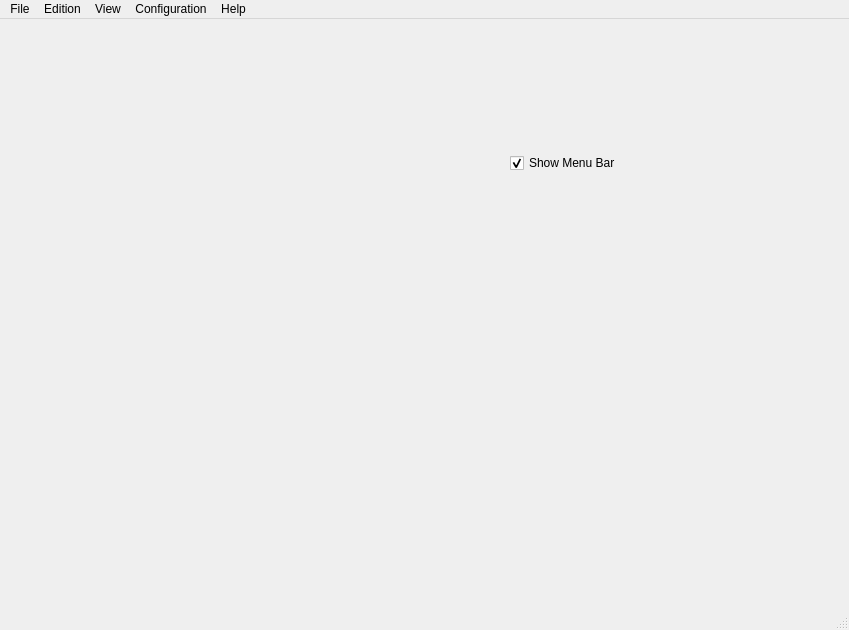
<?xml version="1.0" encoding="UTF-8"?>
<ui version="4.0">
 <class>MainWindow</class>
 <widget class="QMainWindow" name="MainWindow">
  <property name="geometry">
   <rect>
    <x>0</x>
    <y>0</y>
    <width>849</width>
    <height>630</height>
   </rect>
  </property>
  <property name="windowTitle">
   <string>MainWindow</string>
  </property>
  <widget class="QWidget" name="centralwidget">
   <widget class="QCheckBox" name="checkBox">
    <property name="geometry">
     <rect>
      <x>510</x>
      <y>130</y>
      <width>161</width>
      <height>28</height>
     </rect>
    </property>
    <property name="text">
     <string>Show Menu Bar</string>
    </property>
    <property name="checked">
     <bool>true</bool>
    </property>
   </widget>
  </widget>
  <widget class="QMenuBar" name="menubar">
   <property name="enabled">
    <bool>true</bool>
   </property>
   <property name="geometry">
    <rect>
     <x>0</x>
     <y>0</y>
     <width>849</width>
     <height>30</height>
    </rect>
   </property>
   <widget class="QMenu" name="menuFile">
    <property name="title">
     <string>File</string>
    </property>
   </widget>
   <widget class="QMenu" name="menuEdition">
    <property name="title">
     <string>Edition</string>
    </property>
   </widget>
   <widget class="QMenu" name="menuView">
    <property name="title">
     <string>View</string>
    </property>
   </widget>
   <widget class="QMenu" name="menuConfiguration">
    <property name="title">
     <string>Configuration</string>
    </property>
   </widget>
   <widget class="QMenu" name="menuHelp">
    <property name="title">
     <string>Help</string>
    </property>
   </widget>
   <addaction name="menuFile"/>
   <addaction name="menuEdition"/>
   <addaction name="menuView"/>
   <addaction name="menuConfiguration"/>
   <addaction name="menuHelp"/>
  </widget>
  <widget class="QStatusBar" name="statusbar"/>
 </widget>
 <resources/>
 <connections/>
</ui>
